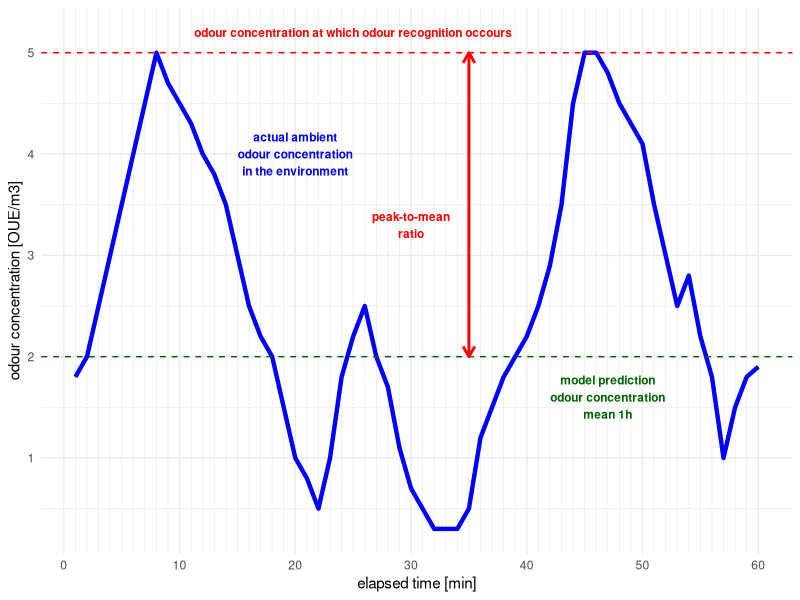

Here is the R script that generated this plot:

y <- c(1.8, 2.0, 2.5, 3.0, 3.5, 4.0, 4.5, 5.0, 4.7, 4.5, 4.3, 4.0, 3.8, 3.5, 3.0, 2.5, 2.2, 2.0, 1.5, 1.0, 0.8, 0.5, 1.0, 1.8,
       2.2, 2.5, 2.0, 1.7, 1.1, 0.7, 0.5, 0.3, 0.3, 0.3, 0.5, 1.2, 1.5, 1.8, 2.0, 2.2, 2.5, 2.9, 3.5, 4.5,
       5.0, 5.0, 4.8, 4.5, 4.3, 4.1, 3.5, 3.0, 2.5, 2.8, 2.2, 1.8, 1.0, 1.5, 1.8, 1.9)

x=1:length(y)

mydf <- data.frame(x=x, y=y)

library(tidyverse)

mydf %>% 
  ggplot()+
  geom_line(aes(x = x, y = y), colour = "blue", size = 1.5)+
  annotate("text", x = 20, y= 4, 
           label = "actual ambient\nodour concentration\nin the environment",
           color = "blue", size = 3, fontface = "bold")+
  scale_x_continuous(n.breaks = 6, minor_breaks = 1:60)+
  scale_y_continuous()+
  labs(x = "elapsed time [min]", y = "odour concentration [OUE/m3]" )+
  geom_hline(yintercept = 2, colour="darkgreen", linetype = "dashed")+
  annotate("text", x = 47, y= 1.6, 
           label = "model prediction\nodour concentration\nmean 1h",
           color = "darkgreen", size=3, fontface = "bold")+
  geom_hline(yintercept = 5, colour = "red", linetype = "dashed")+
  annotate("segment", x = 35, xend = 35, y = 2, yend = 5,
           colour = "red", size=1,
           arrow = arrow(ends = "both", length = unit(.3,"cm"))
           )+
  annotate("text", x = 30, y= 3.3, 
           label = "peak-to-mean\nratio",
           color = "red", size=3, fontface = "bold")+
  annotate("text", x = 25, y= 5.2, 
           label = "odour concentration at which odour recognition occours",
           color = "red", size=3, fontface = "bold")+
  theme_minimal()
  
